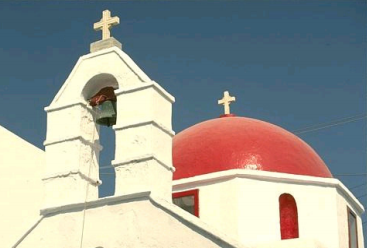
#> input picture Experiments/Image Segmentation exp/thirdRound -/1.PNG, 367 x 248 px, found by its file name
$ jupyter execute _kmeans-Copy3.ipynb
#> lines starting #> are read from the running program, lines starting #| are printed output that depends on the picture
[cell 1]
import numpy as np
import pandas as pd
import cv2 as cv
from matplotlib import pyplot as plt
from sklearn.cluster import KMeans

[cell 2]
# img=cv.imread('189080.jpg')
img=cv.imread('1.png')
#> img is the input picture: shape (248, 367, 3); mean B, G, R 150.1, 155.5, 152.9
img=cv.cvtColor(img,cv.COLOR_BGR2RGB)

plt.imshow(img)
plt.xticks([])
plt.yticks([])
plt.grid(False)

[cell 3]
pic=cv.cvtColor(img,cv.COLOR_RGB2LUV)
#> pic: shape (248, 367, 3); mean of channels 0, 1, 2 161.4, 98.3, 139.6
plt.imshow(pic)

[cell 4]
# pic_n = pic.reshape(pic.shape[0]*pic.shape[1], pic.shape[2])
# pic_n.shape

[cell 5]
# import time as t
# timearray=[]
# segementedImg=[]

[cell 6]
# clusterssize = [2]#[2,3,4,5,6,7,8,9,10]
# error=[]

[cell 7]
# [9 lines of commented-out code are left out]

[cell 8]
# pic2show.shape

[cell 9]
# plt.xlabel('Number of Clusters')
# plt.ylabel('Error')
# plt.plot(clusterssize,error)

[cell 10]
# [6 lines of commented-out code are left out]

[cell 11]
# cluster_pic = pic2show.reshape(pic.shape[0], pic.shape[1],3)
# plt.imshow(cluster_pic/255,cmap='gray')

[cell 12]
# [4 lines of commented-out code are left out]

[cell 13]
# [6 lines of commented-out code are left out]

[cell 14]
img = cv.resize(pic, dsize=(200, 200))
#> img: shape (200, 200, 3); mean of channels 0, 1, 2 161.3, 98.3, 139.6

[cell 15]
i=0
j=0

luv=[]

for h in range(100):
    j=0
    for k in range(100):
#         block=[img[i,j,0],img[i+1,j,0],img[i,j+1,0],img[i+1,j+1,0]]
        luv.append([
            [img[i,j,0],img[i+1,j,0],img[i,j+1,0],img[i+1,j+1,0]],
            [img[i,j,1],img[i+1,j,1],img[i,j+1,1],img[i+1,j+1,1]],
            [img[i,j,2],img[i+1,j,2],img[i,j+1,2],img[i+1,j+1,2]]
        ])


        j=j+2
    i=i+2
#> after the loop, i = 200; luv = 10000 items
#     print(i,j,block)

[cell 16]
luva=np.reshape(np.array(luv),(100,100,3,4))
luva.shape
#> Out = (100, 100, 3, 4)

[cell 17]
pic=luva
pic.shape
#> Out = (100, 100, 3, 4)

[cell 18]
pic_n = pic.reshape(pic.shape[0]*pic.shape[1]* pic.shape[2], pic.shape[3])
pic_n.shape
#> Out = (30000, 4)

[cell 19]
import time as t
clusterssize=[2,3,4,5,6,7,8,9,10]
timearray=[]
error=[]
segementedImg=[]

[cell 20]
for i in clusterssize:
    start=t.time()
    kmeans = KMeans(n_clusters=i, random_state=0).fit(pic_n)
    timearray.append(t.time()-start)
    segementedImg.append(kmeans.labels_)
    pic2show = kmeans.cluster_centers_[kmeans.labels_]

    cluster_pic = pic2show.reshape(pic.shape[0],pic.shape[1], pic.shape[2], pic.shape[3])

    error.append(np.linalg.norm(pic-cluster_pic))
    print(i)
#> after the loop, error = [9438, 4629.6, 3431.5, 3122.8, 2825, 2639.6, 2480.6, 2418.2, 2318.3]; segementedImg = 9 items; timearray = [0.0303, 0.0135, 0.0138, 0.0135, 0.015, 0.0239, 0.0188, 0.0204, 0.0225]

[cell 21]
cluster_pic.shape
#> Out = (100, 100, 3, 4)

[cell 22]
temp=np.zeros((200,200,3))

[cell 23]
i=0
j=0
for h in range(100):
    j=0
    for k in range(100):
        val=cluster_pic[h,k,:,:]

        temp[i,j,0]=val[0][0]
        temp[i+1,j,0]=val[0][1]
        temp[i,j+1,0]=val[0][2]
        temp[i+1,j+1,0]=val[0][3]

        temp[i,j,1]=val[1][0]
        temp[i+1,j,1]=val[1][1]
        temp[i,j+1,1]=val[1][2]
        temp[i+1,j+1,1]=val[1][3]

        temp[i,j,2]=val[2][0]
        temp[i+1,j,2]=val[2][1]
        temp[i,j+1,2]=val[2][2]
        temp[i+1,j+1,2]=val[2][3]

        j=j+2
    i=i+2
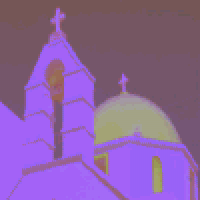
#> temp: shape (200, 200, 3) float64; mean of channels 0, 1, 2 161, 98.1, 140; drawn as B, G, R
#> after the loop, i = 200

[cell 24]
temp=cv.cvtColor((temp).astype('uint8'),cv.COLOR_LUV2RGB)
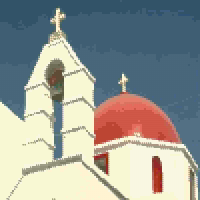
#> temp: shape (200, 200, 3); mean R, G, B 150.5, 154.4, 149
plt.imshow(temp)
plt.xticks([])
plt.yticks([])
plt.imshow(temp)
plt.savefig('kmeans_SegementdIMg.jpg')
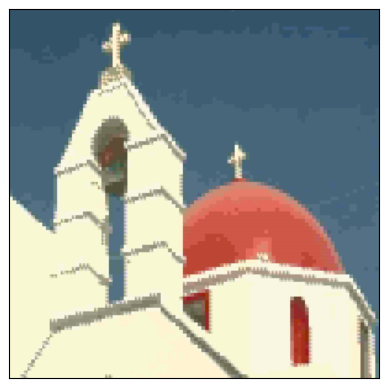
#> figure drawn by matplotlib, 1 panel
plt.show()

[cell 25]
plt.xlabel('Number of Clusters')
plt.ylabel('Error')
plt.plot(clusterssize,error)
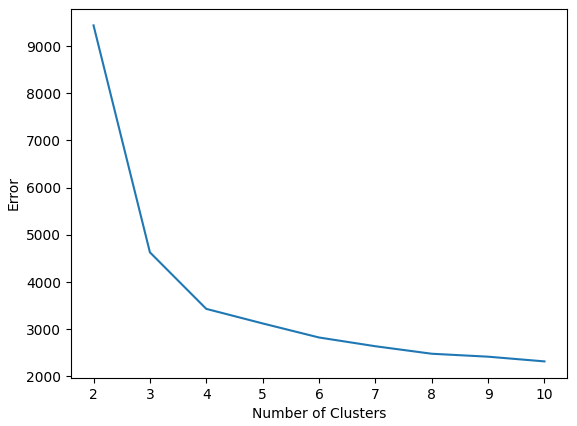
#> figure drawn by matplotlib, 1 panel

[cell 26]
plt.xlabel('Number of Clusters')
plt.ylabel('Time [Sec]')

plt.plot(np.arange(2,11,1),timearray)
np.savetxt("kmeans_timearray.csv", timearray, delimiter=",")
np.savetxt("kmeans_segementedImg.csv", segementedImg, delimiter=",")
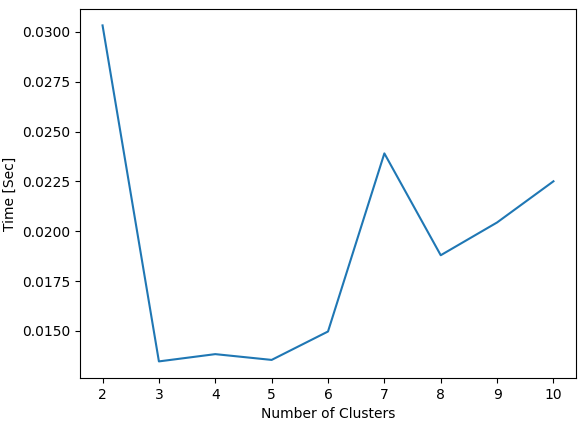
#> figure drawn by matplotlib, 1 panel

$ run again, with Experiments/Image Segmentation exp/Image4/189080.jpg saved as Experiments/Image Segmentation exp/thirdRound -/1.PNG
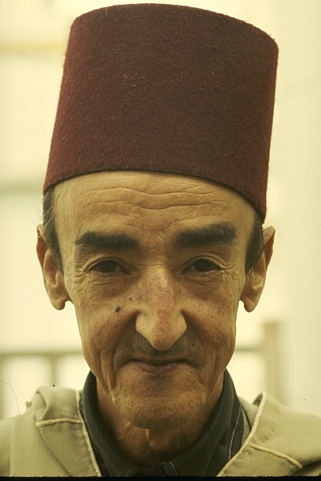
#> input picture Experiments/Image Segmentation exp/Image4/189080.jpg, 321 x 481 px, found by its file name
#> img is the input picture: shape (481, 321, 3); mean B, G, R 94.2, 133.4, 151.8
#> pic: shape (481, 321, 3); mean of channels 0, 1, 2 140.2, 106.6, 163.6
#> after the loop `for h in range(100):`: i = 200; luv = 10000 items
#> after the loop `for i in clusterssize:`: error = [9275.8, 6285.3, 4300.6, 4019.2, 3233.2, 2861, 2685.5, 2572, 2447.5]; segementedImg = 9 items; timearray = [0.0347, 0.0132, 0.0138, 0.0149, 0.0157, 0.0171, 0.0246, 0.0232, 0.0361]
#> after the loop `for h in range(100):`:
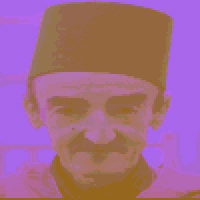
#> temp: shape (200, 200, 3) float64; mean of channels 0, 1, 2 140.1, 106.7, 163.3; drawn as B, G, R
#> after the loop `for h in range(100):`: i = 200
#> `[cell 26] plt.xlabel('Number of Clusters') plt.ylabel('Time [Sec]')  p..`:
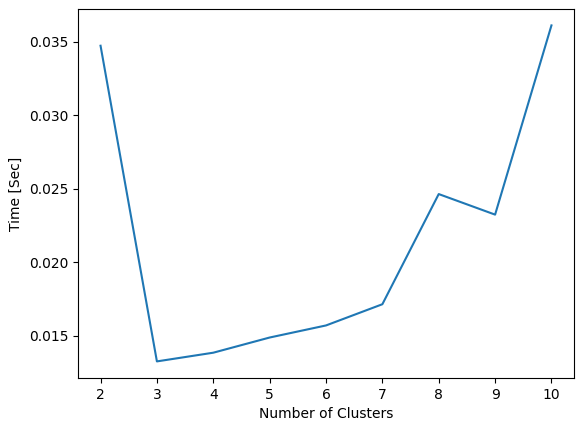
#> figure drawn by matplotlib, 1 panel

$ run again, with Experiments/Image Segmentation exp/thirdRound -/1 (2).jpg saved as Experiments/Image Segmentation exp/thirdRound -/1.PNG
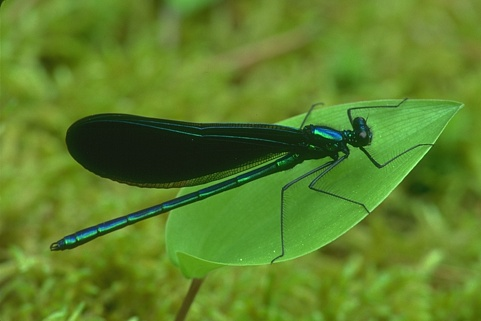
#> input picture Experiments/Image Segmentation exp/thirdRound -/1 (2).jpg, 481 x 321 px, found by its file name
#> img is the input picture: shape (321, 481, 3); mean B, G, R 40.8, 129, 93
#> pic: shape (321, 481, 3); mean of channels 0, 1, 2 125.5, 84.1, 183.5
#> after the loop `for h in range(100):`: i = 200; luv = 10000 items
#> after the loop `for i in clusterssize:`: error = [7666.8, 6938.6, 3599.5, 3064.8, 2790.4, 2503.4, 2331.2, 2211.3, 2103.4]; segementedImg = 9 items; timearray = [0.0362, 0.0151, 0.0137, 0.0151, 0.0208, 0.0235, 0.026, 0.0216, 0.0368]
#> after the loop `for h in range(100):`:
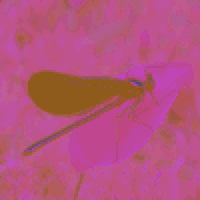
#> temp: shape (200, 200, 3) float64; mean of channels 0, 1, 2 125.5, 84, 183.1; drawn as B, G, R
#> after the loop `for h in range(100):`: i = 200
#> `[cell 26] plt.xlabel('Number of Clusters') plt.ylabel('Time [Sec]')  p..`:
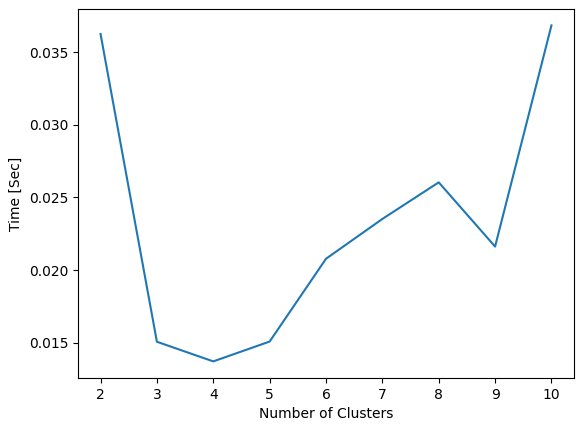
#> figure drawn by matplotlib, 1 panel
